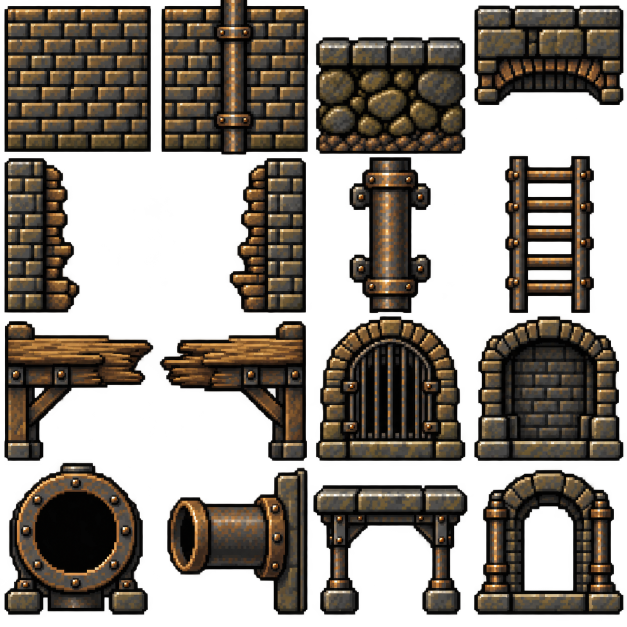
#> input picture assets/sewer125/environment-raw-v2.png, 1254 x 1254 px, found by its file name (shown at 1/2 size); its folder holds only this picture in this run
$ python prepare-sewer125.py
#> lines starting #> are read from the running program, lines starting #| are printed output that depends on the picture
from pathlib import Path
from PIL import Image
import json
p=Path('assets/sewer125')
def clean(im):
 im=im.convert('RGBA');a=im.load()
 for y in range(im.height):
  for x in range(im.width):
   r,g,b,v=a[x,y];a[x,y]=(r,g,b,255) if v>=240 else (0,0,0,0)
 return im
r={'method':'Accepted originals each uniformly normalized once; binaryalpha>=240, zero hiddenRGB. Whole machinery atlas retains common scale; feet registered by translation, no per-frame scale.'}
for name,size in [('environment',(256,256)),('props',(256,256)),('items',(96,32))]:
 raw=Image.open(p/(name+'-raw-v2.png'));im=clean(raw.resize(size,Image.Resampling.NEAREST));r[name]={'source':name+'-raw-v2.png','original':raw.size,'native':size}
#> further down, raw is the input picture: PIL image 1254x1254 RGBA; mean R, G, B, A 38.6, 31.3, 22.8, 142.2
#> in clean, `im = im.convert('RGBA')`:
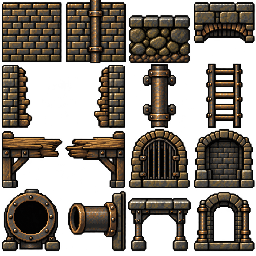
#> im: PIL image 256x256 RGBA; mean R, G, B, A 38.2, 31.1, 22.6, 142.8; transparent parts drawn white
#> after `im = clean(raw.resize(size, Image.Resampling.NEAREST))`:
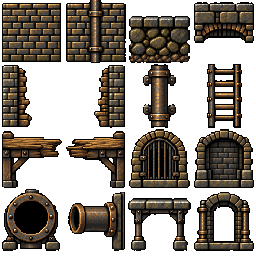
#> im: PIL image 256x256 RGBA; mean R, G, B, A 36.8, 30, 22, 140.9; transparent parts drawn white
 if name=='props':
  # Preserve machinery which extends beyond an authored64-square source cell.
  # Crop before neighboring-frame cleanup; retain scale and complete material.
  grounded=Image.new('RGBA',(192,72));parts=[]
  for index,(kind,n,width,pad) in enumerate([('winch',9,80,8),('oilSupply',11,64,16)]):
   sx=n%4*64;sy=n//4*64;part=im.crop((sx,sy,sx+width,sy+(64 if kind=='winch' else 72)));box=part.getbbox()
   if kind=='winch':
    # The authored inner wheel is a separate rotating layer. Remove it from
    # the stationary housing so old spokes cannot show through its openings.
    for yy in range(part.height):
     for xx in range(part.width):
      if (xx-24)**2+(yy-30)**2<=21**2:part.putpixel((xx,yy),(0,0,0,0))
   grounded.alpha_composite(part,(index*96+pad,0));parts.append({'kind':kind,'cell':index,'sourceBox':box,'padX':pad,'sole':box[3]})
  grounded.save(p/'grounded-native.png');grounded.resize((576,216),Image.Resampling.NEAREST).save(p/'grounded-native-3x.png');r[name]['grounded']={'native':[192,72],'cell':[96,72],'frames':parts}
  # Translate complete enemy feet to the common exclusive sole60. Largest body
  # shares the one uniform atlas scale; raised warning claw changes no body root.
  frames=[]
  for n in range(12,16):
   x=n%4*64;y=n//4*64;cell=im.crop((x,y,x+64,y+64));# Exclude neighboring row's detached foot strips above actual creature.
   if n in [12,15]:
    for yy in range(5):
     for xx in range(64):cell.putpixel((xx,yy),(0,0,0,0))
   box=cell.getbbox();dy=60-box[3];tmp=Image.new('RGBA',(64,64));tmp.alpha_composite(cell,(0,dy));im.paste(tmp,(x,y));frames.append({'cell':n,'sourceBox':box,'dy':dy,'box':tmp.getbbox(),'sole':60})
  r[name]['lurkerFrames']=frames
 if name=='items':
  icons=Image.new('RGBA',(48,16));boxes=[]
  for n in range(3):
   # Independent HUD rendering directly from retained original source once.
   crop=raw.crop((round(n*raw.width/3),0,round((n+1)*raw.width/3),raw.height));mask=crop.convert('RGBA').getchannel('A').point(lambda v:255 if v>=240 else 0);box=mask.getbbox();part=crop.crop(box);scale=min(12/part.width,12/part.height);s=(max(1,round(part.width*scale)),max(1,round(part.height*scale)));icon=clean(part.resize(s,Image.Resampling.NEAREST));icons.alpha_composite(icon,(n*16+(16-s[0])//2,14-s[1]));boxes.append(im.crop((n*32,0,n*32+32,32)).getbbox())
  icons.save(p/'icons-native.png');r[name]['boxes']=boxes
 im.save(p/(name+'-native.png'));im.resize((im.width*3,im.height*3),Image.Resampling.NEAREST).save(p/(name+'-native-3x.png'))
#> after `im.save(p / (name + '-native.png'))`:
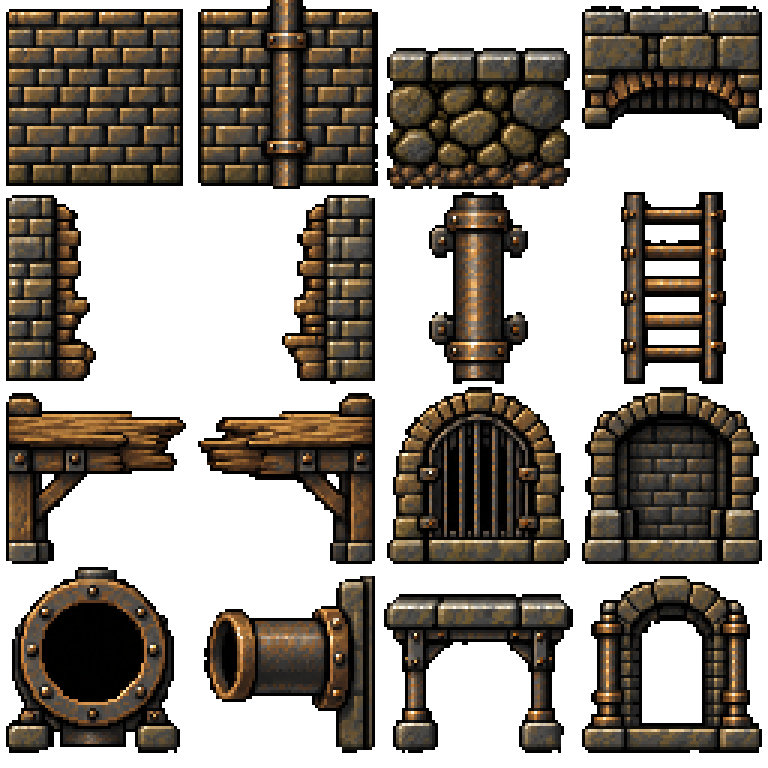
#> saved as environment-native-3x.png: PIL image 768x768 RGBA; mean R, G, B, A 36.8, 30, 22, 140.9; transparent parts drawn white
#> (the run stopped early here; a loop or call above may not have finished)
